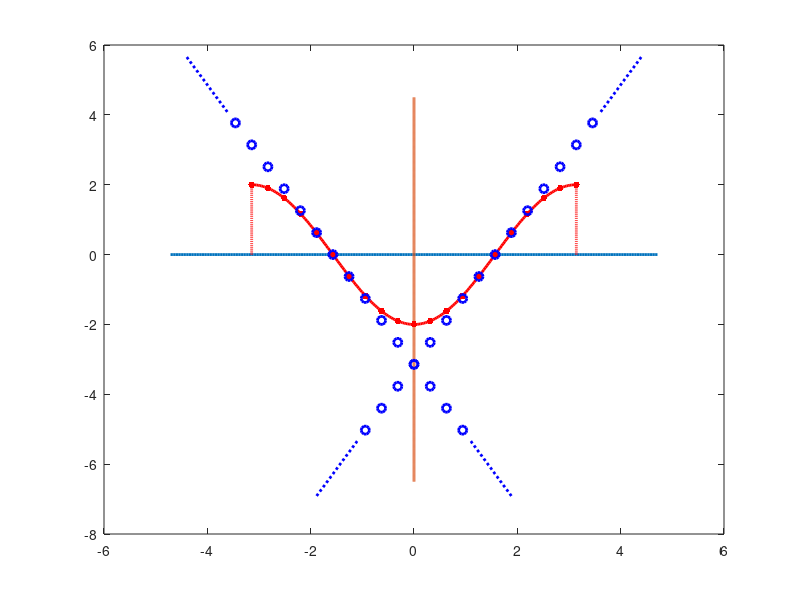

The MATLAB script that drew this image: (Note: this script raises an error after producing the figure.)
% to plot the spectrum of the tight binding model 
clear all; close all; clc; 

x1 = (-1.5:0.01:1.5)*pi;
y1 = zeros(1, length(x1));

y2 = -6.5:0.01:4.5;
x2 = zeros(1, length(y2));

x3 = pi*(-1:0.01:1);
y3 = -2 * cos(x3);

x4 = pi*(-1:0.1:1);
y4 = -2*cos(x4);

y5 = 0:0.01:2;
x5 = -pi*ones(1, length(y5));

y6 = 0:0.01:2;
x6 = pi*ones(1, length(y5));

x7 = pi*(-0.3:0.1:1.1);
y7 = 2*(x7-pi/2);

x8 = -pi*(-0.3:0.1:1.1);
y8 = -2*(x8+pi/2);

x9 = pi*(-0.6:0.01: -0.35);
y9 = 2*(x9 - pi/2);

x10 = pi*(1.15: 0.01: 1.4);
y10 = 2*(x10 - pi/2);

x11 = -pi*(-0.6:0.01: -0.35);
y11 = -2*(x11 + pi/2);

x12 = -pi*(1.15: 0.01: 1.4);
y12 = -2*(x12 + pi/2);

h1 = figure;
plot (x1, y1, 'linewidth', 2)
hold on 
plot (x2, y2, 'linewidth', 2)
plot (x3, y3, 'linewidth', 2, 'color', 'r')
plot(x4, y4, '.','markersize',15, 'color', 'r')

plot (x5, y5, ':', 'linewidth', 2, 'color', 'r')
plot (x6, y6,':', 'linewidth', 2, 'color', 'r')

plot (x7, y7,'o', 'linewidth', 2, 'color', 'b')
plot (x8, y8,'o', 'linewidth', 2, 'color', 'b')

plot(x9, y9, ':', 'linewidth', 2,  'color', 'b' )
plot(x10, y10, ':', 'linewidth', 2,  'color', 'b' )
plot(x11, y11, ':', 'linewidth', 2,  'color', 'b' )
plot(x12, y12, ':', 'linewidth', 2,  'color', 'b' )
% 
% r= 0.9;
% plot(pi/2+r*cos(pi*(0:0.01:2)) , r*sin(pi*(0:0.01:2)), ':', 'linewidth', 2)
% plot(-pi/2+r*cos(pi*(0:0.01:2)) , r*sin(pi*(0:0.01:2)), ':', 'linewidth', 2)

arrow([-1.5*pi 0],[pi*1.5 0],'width',1.5,'TipAngle',24,'BaseAngle',30,'FaceColor','b','EdgeColor','b')
arrow([0,-2.5],[ 0,4.5 ],'width',1.5,'TipAngle',24,'BaseAngle',30,'FaceColor','b','EdgeColor','b')

text(-1.15*pi ,-0.55 ,'$- \pi $','fontsize',22,'Interpreter','latex')
text(0.85 *pi ,-0.55 ,'$ + \pi $','fontsize',22,'Interpreter','latex')
text(1.4*pi ,-0.7 ,'$ q $','fontsize',22,'Interpreter','latex')
text(0.1*pi ,4.3, '$ \varepsilon $','fontsize',24,'Interpreter','latex')
text(0.2*pi ,0.55 ,'$ + q_i $','fontsize',22,'Interpreter','latex')
text(-0.50*pi ,0.55 ,'$ -q_i $','fontsize',22,'Interpreter','latex')

text(-0.85*pi ,-2.55*pi ,'$ |R_n\rangle  $','fontsize',22,'Interpreter','latex')
text(0.55*pi ,-2.55*pi ,'$ |L_n\rangle  $','fontsize',22,'Interpreter','latex')

% text(0.1*pi ,2 ,'$ 2 $','fontsize',22,'Interpreter','latex')

axis off 
% axis equal 

str = strcat('luttinger.eps');
print(h1,'-depsc',str)